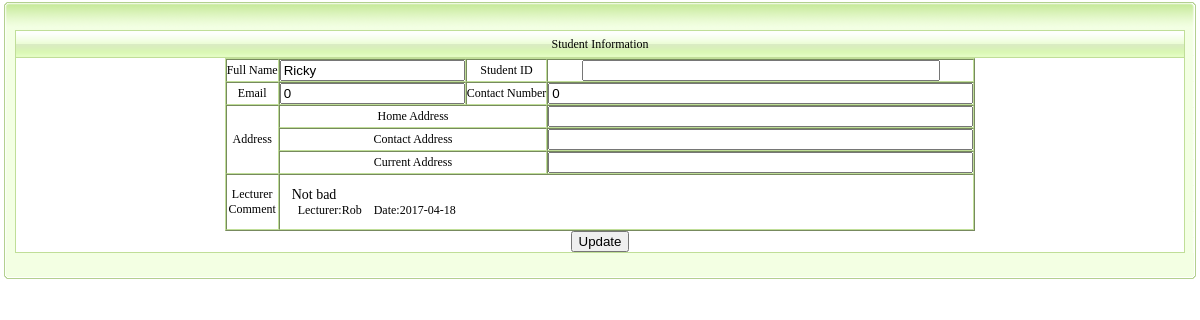
The app's page /sys/tab/m_update_student.php?studentID=12 (signed in), older data.
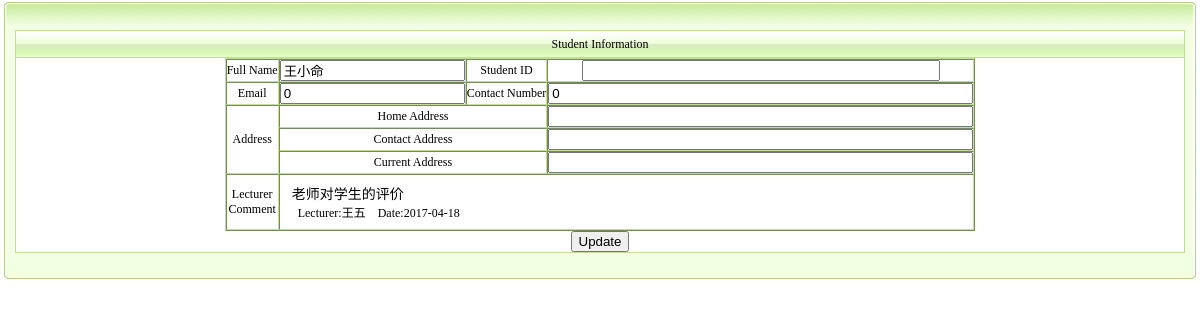
The same page, newer data.
### tables this page shows
CREATE TABLE IF NOT EXISTS `student` (
  `id` int(4) NOT NULL AUTO_INCREMENT,
  `user_id` int(4) NOT NULL,
  `studentcode` varchar(50) NOT NULL,
  `studentno` varchar(50) NOT NULL,
  `name` varchar(80) NOT NULL,
  `grade` int(4) NOT NULL,
  `telehpon` bigint(25) NOT NULL DEFAULT '0',
  `homeadd` varchar(200) NOT NULL,
  `postaladdress` varchar(200) NOT NULL,
  `address` varchar(200) NOT NULL,
  PRIMARY KEY (`id`)
);

CREATE TABLE IF NOT EXISTS `evaluate` (
  `id` int(4) NOT NULL AUTO_INCREMENT,
  `su_id` int(4) NOT NULL,
  `tu_id` int(4) NOT NULL,
  `evalue` varchar(299) NOT NULL,
  `times` varchar(25) NOT NULL,
  PRIMARY KEY (`id`)
);

CREATE TABLE IF NOT EXISTS `teacher` (
  `id` int(4) NOT NULL AUTO_INCREMENT,
  `user_id` int(4) NOT NULL,
  `name` varchar(200) NOT NULL,
  PRIMARY KEY (`id`)
);

### sys/tab/student_fun.php (called while the page is built, shortened)
<?php
	class student_fun{
		public function  select_student($uid){
			$query="select * from student where user_id=".$uid;
			$result=mysql_query($query);
			return $result;
		}
	}
?>

### sys/tab/teacher_fun.php (called while the page is built, shortened)
<?php
	class  teacher_fun{
		public function select_teacher($uid){
			$query = "select * from teacher where user_id=".$uid;
			$result = mysql_query($query);
			$row = mysql_fetch_row($result);
			if($row){
				return  $row;
			}
		}
		public function select_evaluate($sid){
			$query = "select * from `evaluate` where su_id=".$sid;
			$result = mysql_query($query);
			return $result;
		}
	}
?>

### sys/tab/m_update_student.php (the view, shortened to what the changed rows need)
<?php
	include_once './student_fun.php';
	include_once './teacher_fun.php';
    $comment= new teacher_fun();
	$studentID=$_GET['studentID'];
	$obj = new student_fun();
	$result = $obj->select_student($studentID);
	$rvalue = mysql_fetch_row($result);
?>
<!DOCTYPE html PUBLIC "-//W3C//DTD XHTML 1.0 Transitional//EN" "http://www.w3.org/TR/xhtml1/DTD/xhtml1-transitional.dtd">
<html xmlns="http://www.w3.org/1999/xhtml">
<head>
</head>
<body>
<table width="100%" border="0" align="center" cellpadding="0" cellspacing="0">
  <tr>
    <td><table width="100%" border="0" cellspacing="0" cellpadding="0">
      <tr>
        <td bgcolor="#f3ffe3"><table width="99%" border="0" align="center" cellpadding="0" cellspacing="1" bgcolor="#c0de98" onmouseover="changeto()"  onmouseout="changeback()">
          <tr>
            <td height="18" bgcolor="#FFFFFF" class="STYLE2">
            	<div align="center" class="STYLE2 STYLE1">
            	<form action="" method="post">
            		<table border="1" style="border-color:#C0DE98; " cellspacing="0" cellpadding="0" width="655">
					  <tr align="center" >
					    <td nowrap="nowrap" colspan="2" width="100%" height="100%"> <input type="text" name="sname" value="<?php echo $rvalue[4];?>" /></td>
					  </tr>
					  <tr align="center" >
					    <td width="100%" nowrap="nowrap"><input type="text" name="email" value="<?php echo $rvalue[6];?>" width="100%"/></td>
						 <td nowrap="nowrap" colspan="4" align="left"><input type="text" name="telephon" value="<?php echo $rvalue[6];?>" size="50"/></td>
					  </tr>
					   <tr>
					    <td nowrap="nowrap" colspan="10" rowspan="6" >
					    	<?php
					    	    $result = $comment->select_evaluate($_GET['studentID']);
					        	while ($row=mysql_fetch_row($result)){
					        		echo "&nbsp;&nbsp;&nbsp;&nbsp;<span style='font-size:14px;'>$row[3]</span><br/>";
					        		echo "&nbsp;&nbsp;&nbsp;&nbsp;&nbsp;&nbsp;<span style='font-size:12px'>Lecturer:";
					        		$r=$comment->select_teacher($row[2]);
					        		echo $r[2];
					        		echo "&nbsp;&nbsp;&nbsp;&nbsp;Date:$row[4]</span><br/>";
					        	}
					    	?>
					    </td>
					  </tr>
					</table>
					</form>
            	</div>
            </td>
          </tr>
        </table></td>
      </tr>
    </table></td>
  </tr>
</table>
</body>
</html>

Row changes from the older to the newer data that the page shows:
changed student: sname "Ricky" → "王小命"
changed evaluate: evalue "Not bad" → "老师对学生的评价"; teacher.name "Rob" → "王五"
